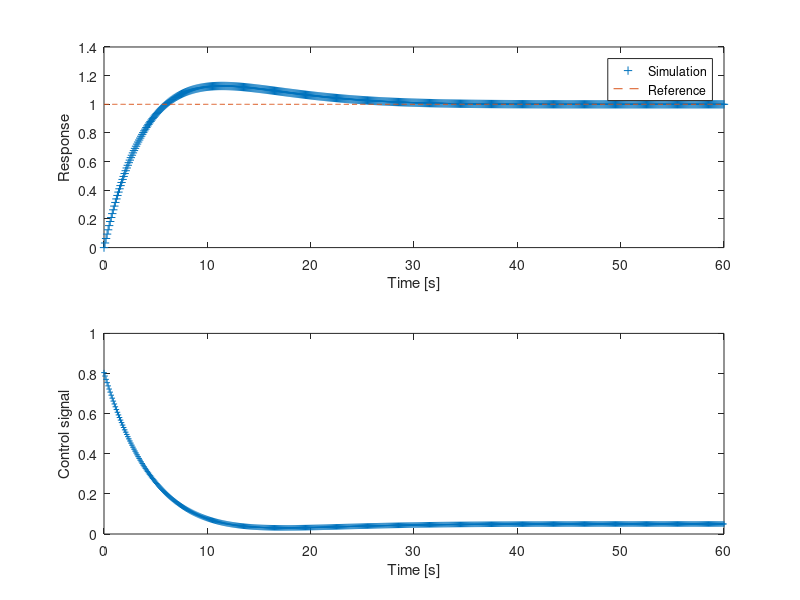

Recreate this plot in MATLAB.
clear all; close all; clc

%% Discretization of First-Order Identified Model (Non-Parametric)
Ts = 0.1;
gp  = tf(20,[50 1]);           % First-order plant
gpd = c2d(gp,Ts,'zoh');        % Discrete plant

%% Discrete PI Controller (Tustin)
Kp = 0.8;
Ti = 9;
K0 = Kp + Kp*Ts/(2*Ti);
K1 = -Kp + Kp*Ts/(2*Ti);

%% Closed-Loop Simulation (Direct difference equation)
[num,den] = tfdata(gpd,'v');
t   = 0:Ts:60;
Ref = ones(1,length(t));

% Histories
y1 = 0; 
u1 = 0; 
error = 0; 
error1 = 0;  

for k = 1:length(t)
    % ---- PLANT ----
    y(k) = num(2)*u1 - den(2)*y1;

    % ---- FEEDBACK ----
    error  = Ref(k) - y(k);
    u  = u1 + K0*error + K1*error1;

    % ---- SATURATION ----
    if u > 100
        u = 100; 
    end
    if u < 0
        u = 0;   
    end

    % ---- UPDATE STATES ----
    y1 = y(k);
    u1 = u;
    error1 = error;

    Usim(k) = u;
end

%% PLOTS
subplot(2,1,1)
plot(t,y,'+',t,Ref,'--','MarkerSize',4)
xlabel('Time [s]'), ylabel('Response')
legend('Simulation','Reference')

subplot(2,1,2)
plot(t,Usim,'+','MarkerSize',4)
xlabel('Time [s]'), ylabel('Control signal')
